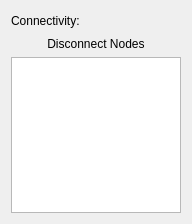
<?xml version="1.0" encoding="UTF-8"?>
<ui version="4.0">
 <class>ConnectivityDialog</class>
 <widget class="QDialog" name="ConnectivityDialog">
  <property name="geometry">
   <rect>
    <x>0</x>
    <y>0</y>
    <width>192</width>
    <height>224</height>
   </rect>
  </property>
  <property name="windowTitle">
   <string>Dialog</string>
  </property>
  <layout class="QVBoxLayout" name="verticalLayout">
   <item>
    <layout class="QHBoxLayout" name="horizontalLayout">
     <item>
      <widget class="QLabel" name="label">
       <property name="text">
        <string>Connectivity: </string>
       </property>
       <property name="scaledContents">
        <bool>true</bool>
       </property>
      </widget>
     </item>
     <item>
      <widget class="QLabel" name="labelValue">
       <property name="text">
        <string/>
       </property>
      </widget>
     </item>
     <item>
      <spacer name="horizontalSpacer">
       <property name="orientation">
        <enum>Qt::Horizontal</enum>
       </property>
       <property name="sizeHint" stdset="0">
        <size>
         <width>40</width>
         <height>20</height>
        </size>
       </property>
      </spacer>
     </item>
    </layout>
   </item>
   <item>
    <widget class="QLabel" name="label_2">
     <property name="text">
      <string>Disconnect Nodes</string>
     </property>
     <property name="alignment">
      <set>Qt::AlignCenter</set>
     </property>
    </widget>
   </item>
   <item>
    <widget class="QListWidget" name="listWidget"/>
   </item>
  </layout>
 </widget>
 <resources/>
 <connections/>
</ui>
